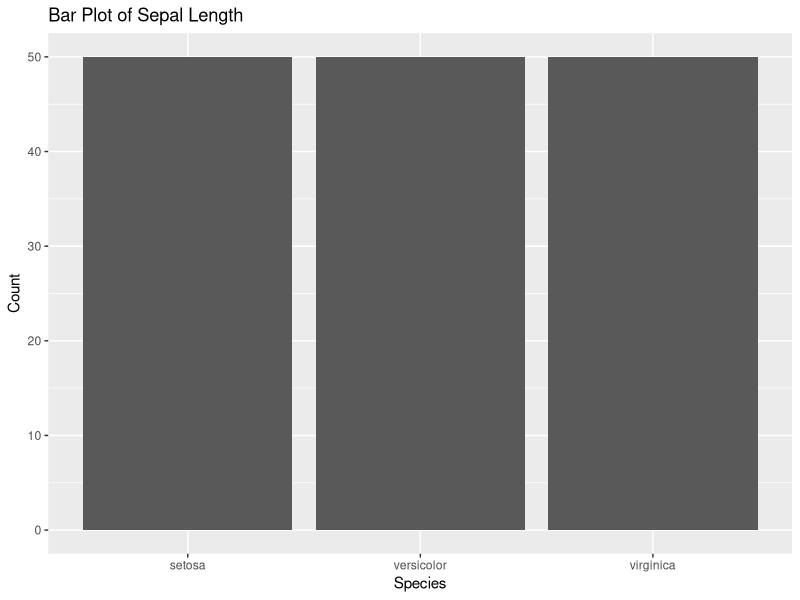
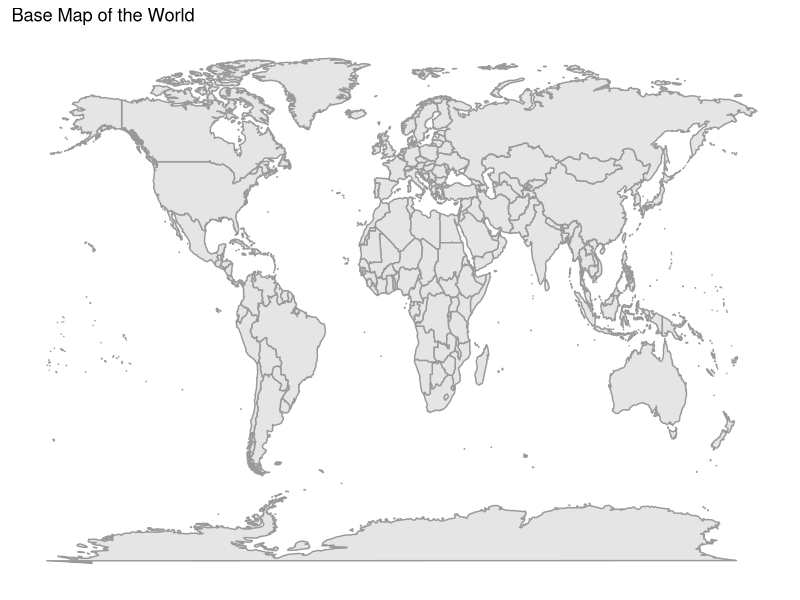
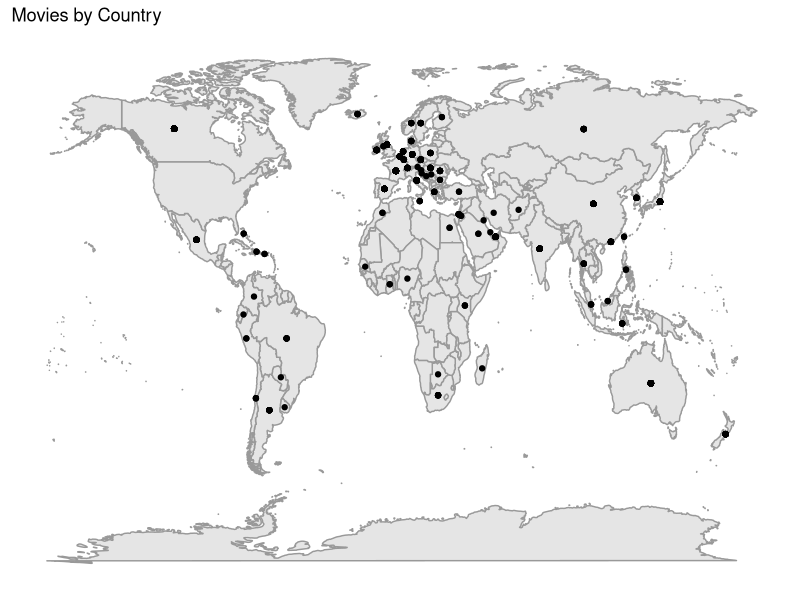
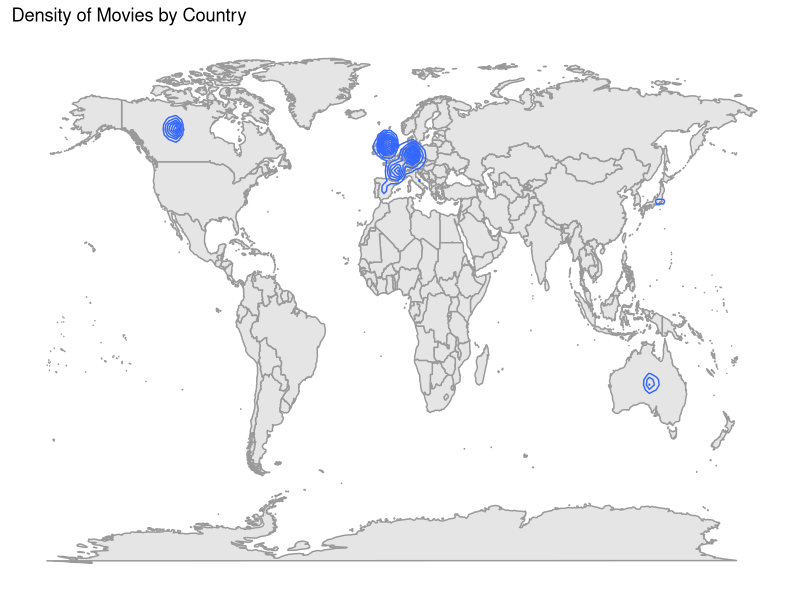
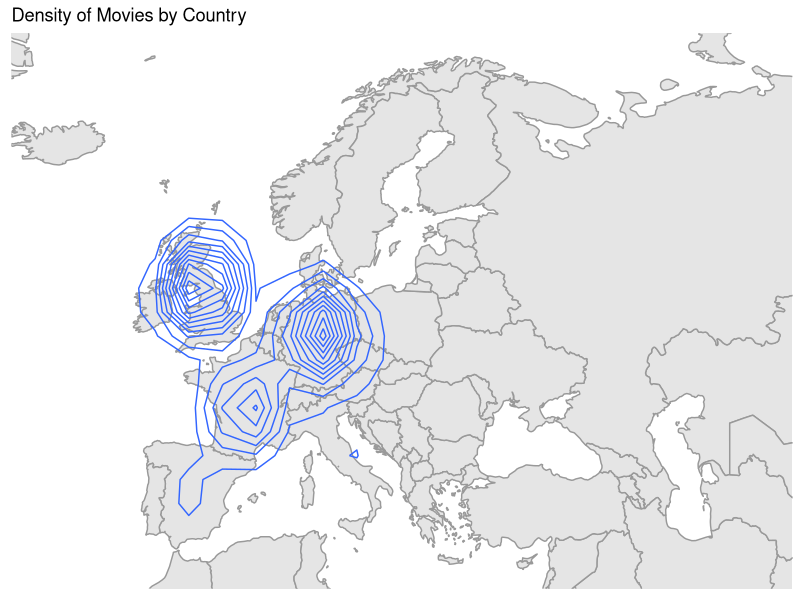
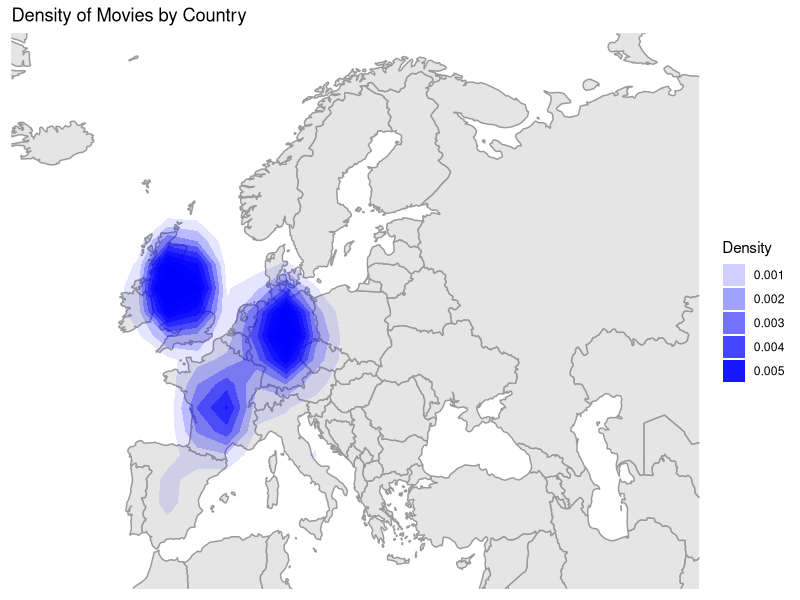
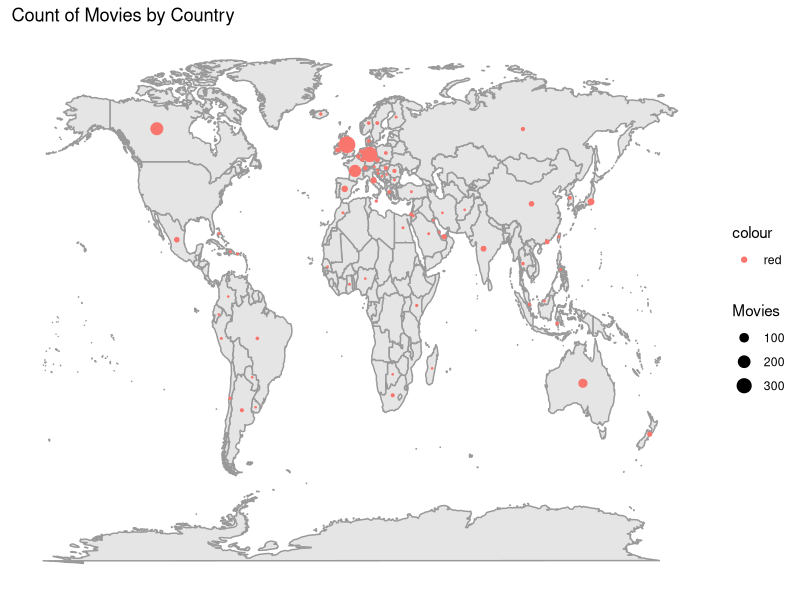
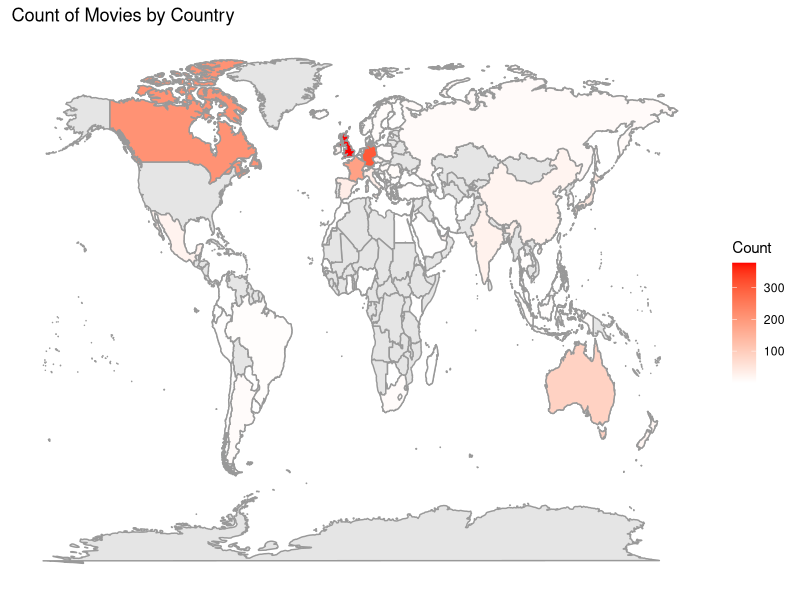

Write the R code that produced these figures, in order.
# March 19 In Class Notes

library(ggplot2)
library(datasets)

# Make a Bar Chart
bar <- ggplot(data=iris, aes(x=Species)) # sets the data to iris and the x axis to Species
bar + geom_bar() + # make bar chart
  xlab('Species') + ylab('Count') + # set axis labels
  ggtitle('Bar Plot of Sepal Length') # set title

# Plot on a map (no data)
ggplot() +
  borders(database = 'world', colour = 'grey60', fil = 'grey90') + # how to fill the graph
  ggtitle('Base Map of the World') +
  xlab('') + ylab('') +
  theme(panel.background=element_blank(),
        axis.title.x=element_blank(),
        axis.text.x=element_blank(),
        axis.ticks.x=element_blank(),
        axis.title.y=element_blank(),
        axis.text.y=element_blank(),
        axis.ticks.y=element_blank()) # set theme

# Load in movie country data
movies <- read.csv('Movies by Country.csv')
head(movies)

# Create a dot density map
ggplot(
  data = movies) +
  borders(
    database = "world",
    colour = "grey60",
    fill = "grey90") +
  geom_point(
    aes(
      x = Longitude,
      y = Latitude)) +
  ggtitle("Movies by Country") +
  xlab("") +
  ylab("") +
  theme(
    panel.background = element_blank(),
    axis.title.x=element_blank(),
    axis.text.x=element_blank(),
    axis.ticks.x=element_blank(),
    axis.title.y=element_blank(),
    axis.text.y=element_blank(),
    axis.ticks.y=element_blank())

# Create a contour map
ggplot(
  data = movies) +
  borders(
    database = "world",
    colour = "grey60",
    fill = "grey90") +
  geom_density2d(
    aes(
      x = Longitude, 
      y = Latitude)) +
  ggtitle("Density of Movies by Country") +
  xlab("") +
  ylab("") +
  theme(
    panel.background = element_blank(),
    axis.title.x=element_blank(),
    axis.text.x=element_blank(),
    axis.ticks.x=element_blank(),
    axis.title.y=element_blank(),
    axis.text.y=element_blank(),
    axis.ticks.y=element_blank())

# Zoom into a map
ggplot(
  data = movies) +
  borders(
    database = "world",
    colour = "grey60",
    fill = "grey90") +
  coord_cartesian(
    xlim = c(-20, 59), 
    ylim = c(35, 71)) +
  geom_density2d(
    aes(
      x = Longitude, 
      y = Latitude)) +
  ggtitle("Density of Movies by Country") +
  xlab("") +
  ylab("") + 
  theme(
    panel.background = element_blank(),
    axis.title.x=element_blank(),
    axis.text.x=element_blank(),
    axis.ticks.x=element_blank(),
    axis.title.y=element_blank(),
    axis.text.y=element_blank(),
    axis.ticks.y=element_blank())

# Create a level map
ggplot(
  data = movies) +
  borders(
    database = "world",
    colour = "grey60",
    fill = "grey90") +
  coord_cartesian(
    xlim = c(-20, 59), 
    ylim = c(35, 71)) +
  stat_density2d(
    aes(
      x = Longitude, 
      y = Latitude,
      alpha = ..level..), 
    geom = "polygon",
    fill = "blue") +
  ggtitle("Density of Movies by Country") +
  xlab("") +
  ylab("") +
  labs(alpha = "Density") +
  theme(
    panel.background = element_blank(),
    axis.title.x=element_blank(),
    axis.text.x=element_blank(),
    axis.ticks.x=element_blank(),
    axis.title.y=element_blank(),
    axis.text.y=element_blank(),
    axis.ticks.y=element_blank())

#Read countries from CSV file
countries <-read.csv("Countries.csv")
head(countries)

# Create a bubble map
ggplot(
  data = countries) +
  borders(
    database = "world",
    colour = "grey60",
    fill = "grey90") +
  geom_point(
    aes(
      colour = "red",
      x = Longitude,
      y = Latitude,
      size = Count)) +
  scale_size_area(
    max_size = 5) + 
  ggtitle("Count of Movies by Country") +
  xlab("") +
  ylab("") +
  labs(size = "Movies") +
  theme(
    panel.background = element_blank(),
    axis.title.x=element_blank(),
    axis.text.x=element_blank(),
    axis.ticks.x=element_blank(),
    axis.title.y=element_blank(),
    axis.text.y=element_blank(),
    axis.ticks.y=element_blank())



# Load map data as dataframe
map <- map_data("world")

# Look at the map data
head(map)

# Load dplyr
library(dplyr)

# Join countries and map data
countries2 <- countries %>%
  left_join(map, 
            by = c("Country" = "region")) %>%
  select(
    Country, 
    Longitude = long, 
    Latitude = lat, 
    Group = group,
    Order = order,
    Count) %>%
  arrange(Order) %>%
  as.data.frame()

#Look at countries2
head(countries2)

# Create a choropleth
ggplot(
  data = countries2) + 
  borders(
    database = "world",
    colour = "grey60",
    fill = "grey90") +
  geom_polygon(
    aes(
      x = Longitude, 
      y = Latitude, 
      group = Group,
      fill = Count), 
    color = "grey60") +
  scale_fill_gradient(
    low = "white",
    high = "red") +
  ggtitle("Count of Movies by Country") +
  xlab("") +
  ylab("") +
  labs(color = "Movies") +
  theme(
    panel.background = element_blank(),
    axis.title.x=element_blank(),
    axis.text.x=element_blank(),
    axis.ticks.x=element_blank(),
    axis.title.y=element_blank(),
    axis.text.y=element_blank(),
    axis.ticks.y=element_blank())